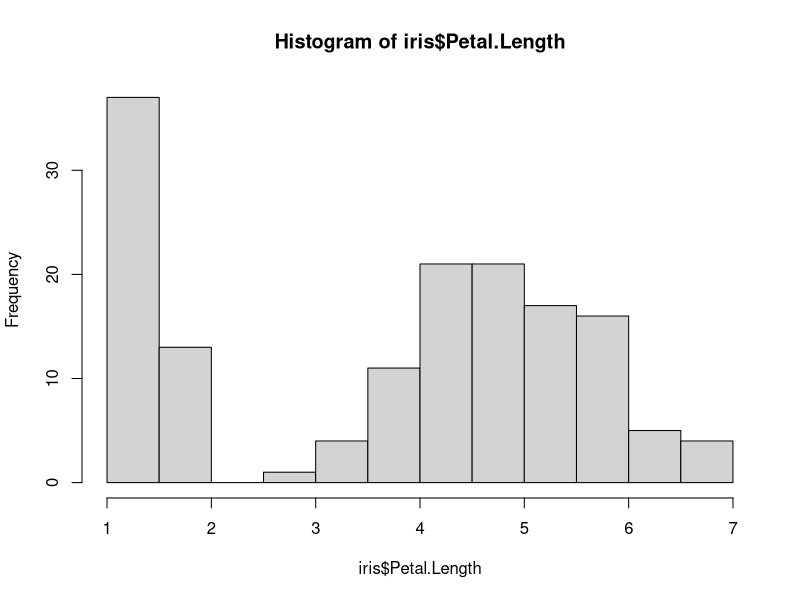
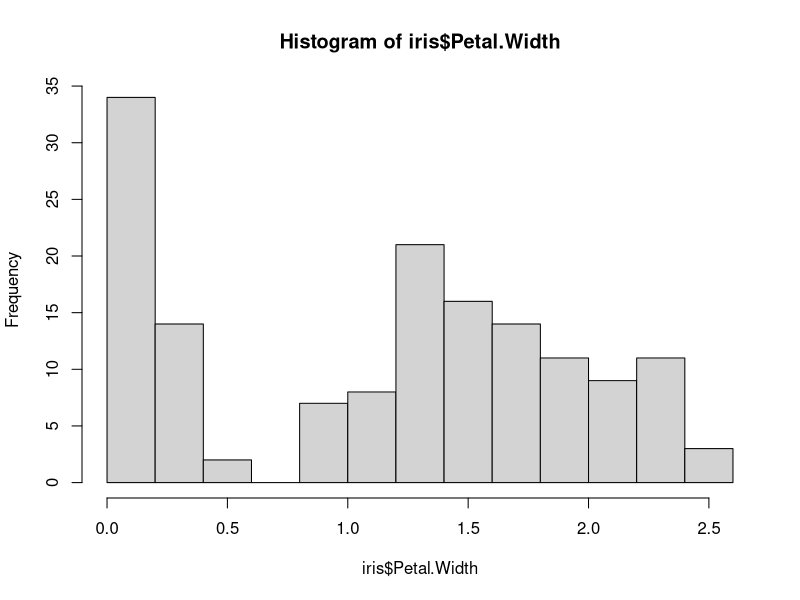
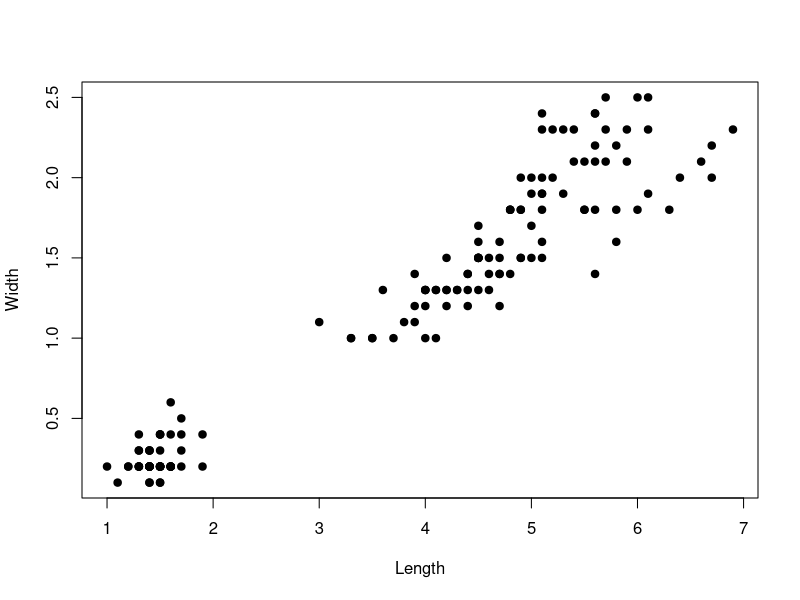
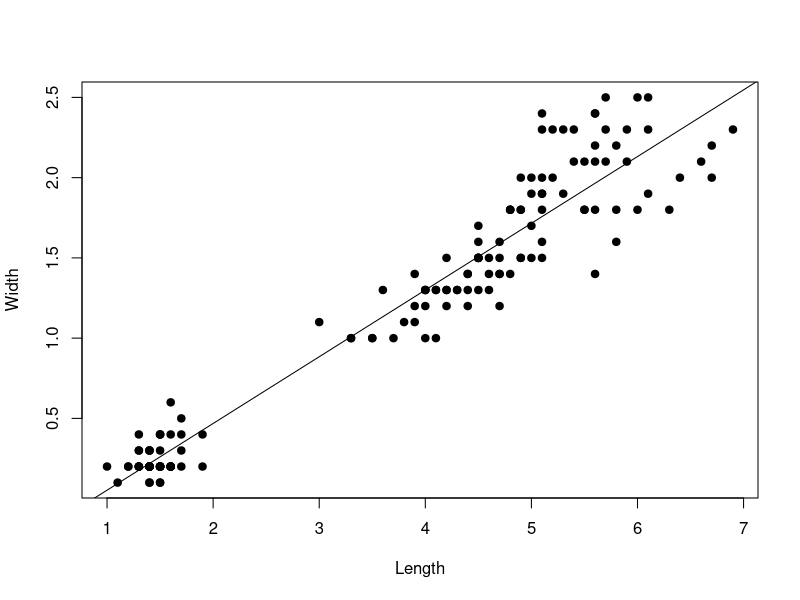

Here is the R script that generated these plots, in order:
## ---- chunk 1
#| warning: false
#| message: false

# The library() function loads R packages that are not supplied in the "base" software
# You need to install a package once before loading
# install.packages('dplyr')
# Load the 'dplyr' package which has many convenient data manipulation functions
library(dplyr) 
## ---- chunk 2
# Load the 'iris' data set, which contains lengths and widths of flower petals
# We choose this, because these lengths and widths are often linearly associated
data(iris)

is.data.frame(iris) # Validate as data frame object
is.vector(iris) # Not a vector object

str(iris) # Show general object characteristics

glimpse(iris) # Similar to str() but more detailed/relevant

# glimpse() is a function within the dplyr package. 
# We can call the function like this, because dplyr was loaded already
# Alternatively we can use the following syntax to call non-base functions
dplyr::glimpse(iris)
# This way, you are less prone to errors, especially if 
# functions in different packages are named the same or similarly (masking)
## ---- chunk 3
# Subset column vectors from the data frame using the '$' symbol
mean(iris$Petal.Length)

# R can do 'vectorized' functions 
iris$Petal.Width * 2

# Check if factor
is.factor(iris$Species)
is.character(iris$Species)

## ---- chunk 4
#| layout-ncol: 2

# Histogram
hist(iris$Petal.Length)
hist(iris$Petal.Width)
## ---- chunk 5
# Explore association between random variables
# formula method: y ~ x 
# Read the above like: 
# y-variable 'modeled by' x-variable, or
# y-variable 'as a function of' x-variable
plot(iris$Petal.Width ~ iris$Petal.Length,
     xlab = "Length",
     ylab = "Width",
     pch = 19) #pch = plot character
## ---- chunk 6
my_model = lm(formula = Petal.Width ~ Petal.Length,
              data = iris)
## ---- chunk 7
str(my_model)
## ---- chunk 8
summary(my_model)
## ---- chunk 9
#| fig-cap: 'Data with fitted linear relationship.'

plot(iris$Petal.Width ~ iris$Petal.Length,
     xlab = "Length",
     ylab = "Width",
     pch = 19)
# Add the estimated linear relationship
abline(reg = my_model)
